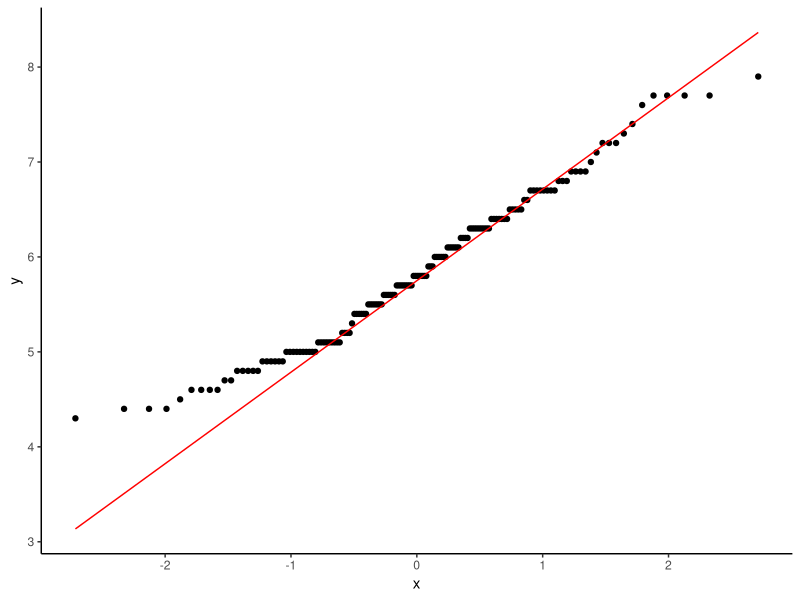
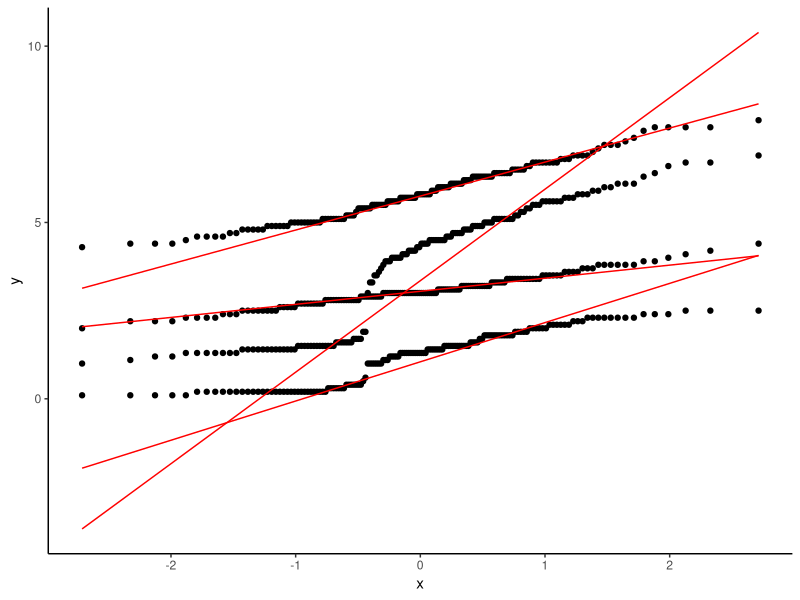
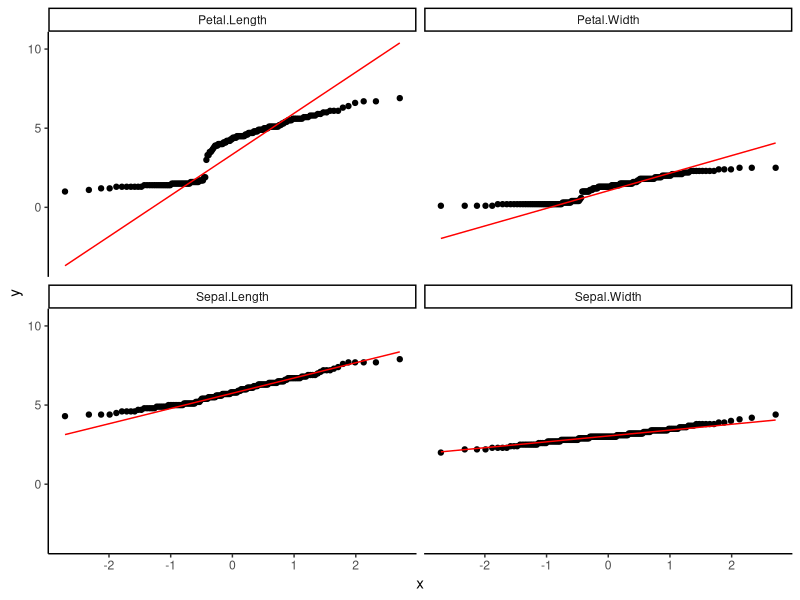

These figures' R source, in order:
## ---- chunk 1
library(tidyverse)

knitr::opts_chunk$set(echo = TRUE)
## ---- chunk 2
# use sample as the arugment inside aes() instead of x
ggplot(iris, aes(sample = Sepal.Length)) +
  geom_qq() +
  geom_qq_line(color = 'red') +
  theme_classic()
## ---- chunk 3
iris %>%
  mutate(sample = 1:nrow(.)) %>%
  pivot_longer(Sepal.Length:Petal.Width, 
               names_to = 'measurement', values_to = 'length') %>%

ggplot(aes(sample = length, group = measurement)) +
  geom_qq() +
  geom_qq_line(color = 'red') +
  theme_classic()

iris %>%
  mutate(sample = 1:nrow(.)) %>%
  pivot_longer(Sepal.Length:Petal.Width, 
               names_to = 'measurement', values_to = 'length') %>%

ggplot(aes(sample = length)) +
  geom_qq() +
  geom_qq_line(color = 'red') +
  facet_wrap(~ measurement) +
  theme_classic()
